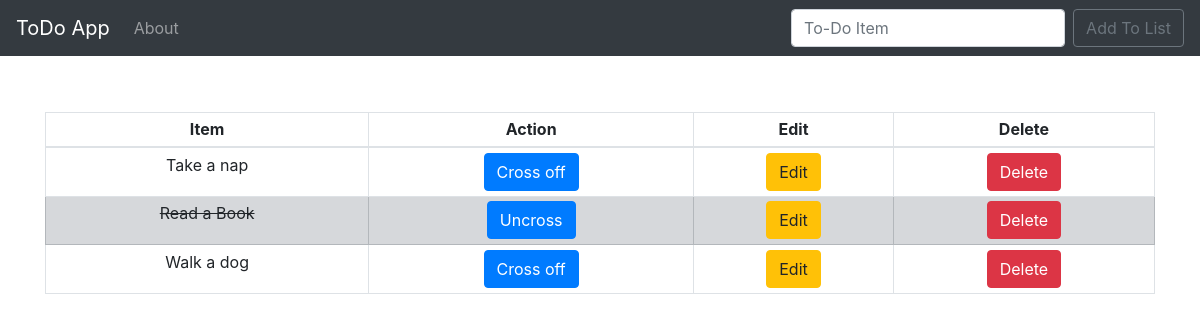
The app's page /, older data.
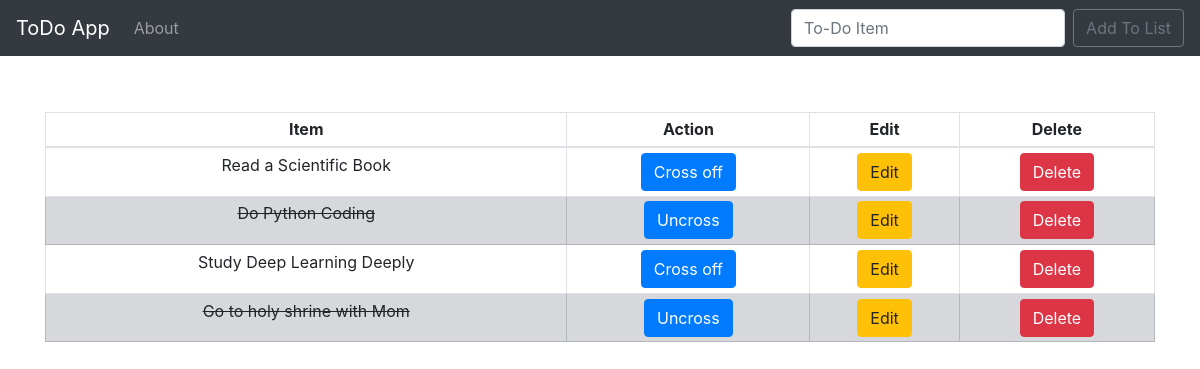
The same page, newer data.
### todo_list/models.py (models this page shows, shortened)
class List(models.Model):
    item = models.CharField(max_length=200)
    completed = models.BooleanField(default=False)

### todo_list/views.py (the view)
# urls.py: 2. Add a URL to urlpatterns:  path('', views.home, name='home')
def home(request):
    if request.method == "POST":
        form = ListForm(request.POST or None)
        if form.is_valid():
            form.save()
            messages.success(request, ('The item has been added to list successfully!'))
            all_items = List.objects.all
            return render(request, 'home.html', {'all_items': all_items})
    else:
        all_items = List.objects.all
        return render(request, 'home.html', {'all_items': all_items})

### todo_list/templates/home.html (shortened to what this page needs)
{% extends 'base.html' %}
{% block content %}
    <div class="content">
        {% if all_items %}
        <div class="table-responsive">
            <table class="table table-sm table-bordered">
                <thead>
                    <tr>
                    <th class="text-center" scope="col">Item</th>
                    <th class="text-center" scope="col">Action</th>
                    <th class="text-center" scope="col">Edit</th>
                    <th class="text-center" scope="col">Delete</th>
                    </tr>
                </thead>
                <tbody>
                {% for thing in all_items %}
                    {% if thing.completed %}
                        <tr class="table-secondary">
                            <td class="striker text-center">{{ thing.item }}</td>
                            <td class="text-center"><a class="btn btn-primary" href="{% url 'uncross' thing.id %}">Uncross</a></td>
                            <td class="text-center"><a class="btn btn-warning" href="{% url 'edit' thing.id %}">Edit</a></td>
                            <td class="text-center"><a class="btn btn-danger" href="{% url 'delete' thing.id %}">Delete</a></td>
                        </tr>
                    {% else %}
                    <tr>
                            <td class="text-center">{{ thing.item }}</td>
                            <td class="text-center"><a class="btn btn-primary" href="{% url 'cross_off' thing.id %}">Cross off</a></td>
                            <td class="text-center"><a class="btn btn-warning" href="{% url 'edit' thing.id %}">Edit</a></td>
                            <td class="text-center"><a class="btn btn-danger" href="{% url 'delete' thing.id %}">Delete</a></td>
                        </tr>
                    {% endif %}
                {% endfor %}
                </tbody>
            </table>
        </div>
        {% endif %}
    </div>
{% endblock content %}

### todo_list/templates/base.html (shortened to what this page needs)
{% load static %}
<!doctype html>
<html lang="en">
  <head>
    <link rel="stylesheet" href="{% static 'css/style.css' %}" />
    <link rel="stylesheet" href="https://cdn.jsdelivr.net/npm/bootstrap@4.6.0/dist/css/bootstrap.min.css">
  </head>
  <body>
    <nav class="navbar navbar-expand-lg navbar-dark bg-dark">
        <a class="navbar-brand" href="{% url 'home' %}">ToDo App</a>
        <div class="collapse navbar-collapse" id="navbarSupportedContent">
            <ul class="navbar-nav mr-auto">
            <li class="nav-item">
                <a class="nav-link" href="{% url 'about' %}">About</a>
            </li>
            </ul>
            <form class="form-inline my-2 my-lg-0" method="POST">
              <input class="form-control mr-sm-2" type="search" placeholder="To-Do Item" aria-label="Search" name="item">
              <button class="btn btn-outline-secondary my-2 my-sm-0" type="submit">Add To List</button>
            </form>
        </div>
    </nav>
    <div class="container">
      {% block content %}
      {% endblock content %}
    </div>
  </body>
</html>

### static/css/style.css (style rules this page uses)
.content { margin-top: 5%; }
.striker { text-decoration: line-through; }

Row changes from the older to the newer data that the page shows:
removed List: item "Take a nap"
removed List: item "Walk a dog"
changed List: item "Read a Book" → "Read a Scientific Book"; completed "Uncross" → "Cross off"
added List: item "Do Python Coding"
added List: item "Study Deep Learning Deeply"
added List: item "Go to holy shrine with Mom"
